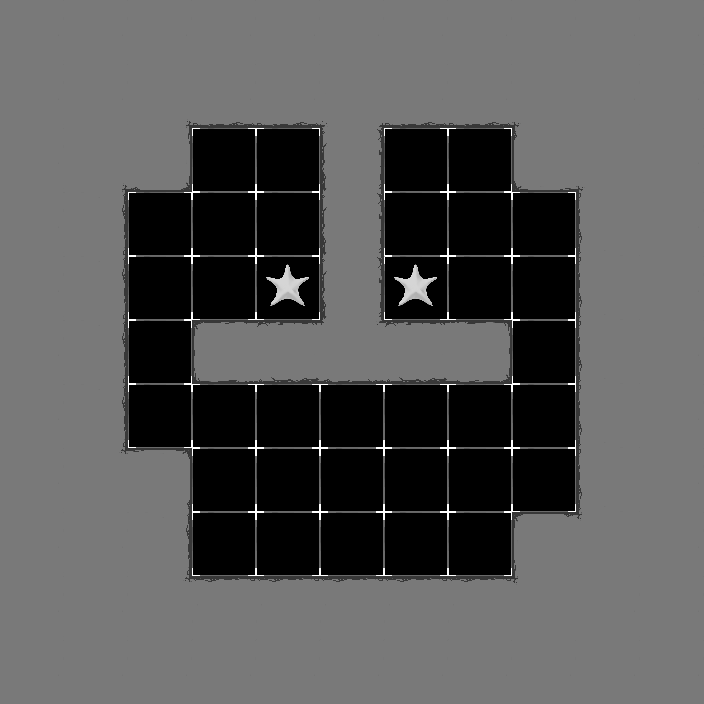

A 2D game scene composited from a Tiled map and its tileset images. What follows is a short description and the map's XML, with every tile layer's data as written:
An orthogonal 11x11 tile map with 64x64 px tiles, 4 tile layers (floor, walls, goals, sources) and 3 objects.

<map version="1.4" tiledversion="1.4.3" orientation="orthogonal" renderorder="right-down" width="11" height="11" tilewidth="64" tileheight="64" infinite="0" nextlayerid="40" nextobjectid="34">
 <tileset firstgid="1" source="tileset.tsx" />
 <layer id="1" name="floor" width="11" height="11">
  <data encoding="csv">
12,12,12,12,12,12,12,12,12,12,12,
12,12,12,12,12,12,12,12,12,12,12,
12,12,12,12,12,12,12,12,12,12,12,
12,12,12,12,12,12,12,12,12,12,12,
12,12,12,12,12,12,12,12,12,12,12,
12,12,12,12,12,12,12,12,12,12,12,
12,12,12,12,12,12,12,12,12,12,12,
12,12,12,12,12,12,12,12,12,12,12,
12,12,12,12,12,12,12,12,12,12,12,
12,12,12,12,12,12,12,12,12,12,12,
12,12,12,12,12,12,12,12,12,12,12
</data>
 </layer>
 <layer id="2" name="walls" width="11" height="11">
  <data encoding="csv">
11,11,11,11,11,11,11,11,11,11,11,
11,11,21,8,8,3221225475,8,8,2684354581,11,11,
11,21,7,0,0,2684354576,0,0,2684354567,2684354581,11,
11,1610612744,0,0,0,2684354576,0,0,0,2684354568,11,
11,1610612744,0,0,0,2684354576,0,0,0,2684354568,11,
11,1610612744,0,3221225485,16,9,16,13,0,2684354568,11,
11,1610612744,0,0,0,0,0,0,0,2684354568,11,
11,1610612757,1610612743,0,0,0,0,0,0,2684354568,11,
11,11,1610612744,0,0,0,0,0,3221225479,3221225493,11,
11,11,1610612757,3221225480,3221225480,3221225480,3221225480,3221225480,3221225493,11,11,
11,11,11,11,11,11,11,11,11,11,11
</data>
 </layer>
 <layer id="19" name="goals" width="11" height="11">
  <data encoding="csv">
0,0,0,0,0,0,0,0,0,0,0,
0,0,0,0,0,0,0,0,0,0,0,
0,0,0,0,0,0,0,0,0,0,0,
0,0,0,0,0,0,0,0,0,0,0,
0,0,0,0,2,0,2,0,0,0,0,
0,0,0,0,0,0,0,0,0,0,0,
0,0,0,0,0,0,0,0,0,0,0,
0,0,0,0,0,0,0,0,0,0,0,
0,0,0,0,0,0,0,0,0,0,0,
0,0,0,0,0,0,0,0,0,0,0,
0,0,0,0,0,0,0,0,0,0,0
</data>
 </layer>
 <layer id="23" name="sources" width="11" height="11">
  <data encoding="csv">
0,0,0,0,0,0,0,0,0,0,0,
0,0,0,0,0,0,0,0,0,0,0,
0,0,0,0,0,0,0,0,0,0,0,
0,0,0,0,0,0,0,0,0,0,0,
0,0,0,0,0,0,0,0,0,0,0,
0,0,0,0,0,0,0,0,0,0,0,
0,0,0,0,0,0,0,0,0,0,0,
0,0,0,0,0,0,0,0,0,0,0,
0,0,0,0,0,0,0,0,0,0,0,
0,0,0,0,0,0,0,0,0,0,0,
0,0,0,0,0,0,0,0,0,0,0
</data>
 </layer>
 <objectgroup id="24" name="entity-data">
  <object id="31" x="477" y="414">
   <properties>
    <property name="snakeType" value="DOUBLE" />
   </properties>
   <polyline points="0,0 -1,68 5,130 -61,127 -59,65 -60,3 -119,-5 -119,69 -122,135 -194,131 -196,67 -188,1 -253,0 -259,75 -257,134" />
  </object>
  <object id="32" x="285" y="279">
   <properties>
    <property name="goalType" value="DOUBLE" />
   </properties>
   <point />
  </object>
  <object id="33" x="418" y="287">
   <properties>
    <property name="goalType" value="DOUBLE" />
   </properties>
   <point />
  </object>
 </objectgroup>
</map>